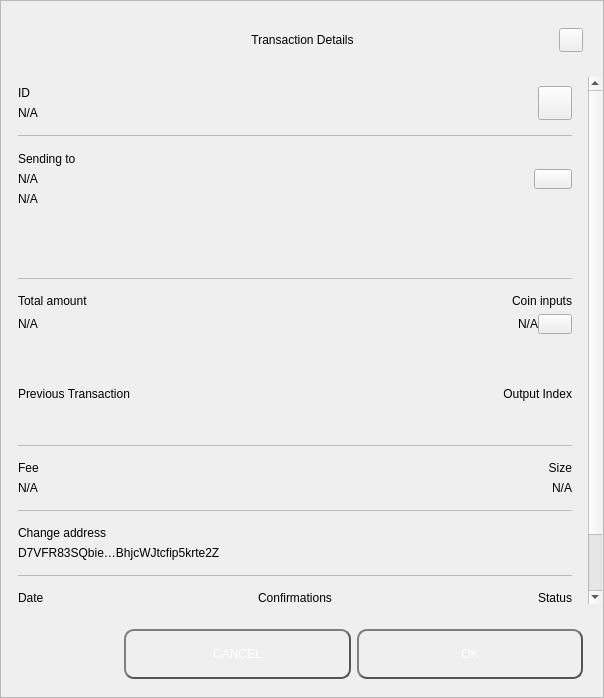
<?xml version="1.0" encoding="UTF-8"?>
<ui version="4.0">
 <class>TxDetailDialog</class>
 <widget class="QWidget" name="TxDetailDialog">
  <property name="geometry">
   <rect>
    <x>0</x>
    <y>0</y>
    <width>604</width>
    <height>698</height>
   </rect>
  </property>
  <property name="sizePolicy">
   <sizepolicy hsizetype="Preferred" vsizetype="Expanding">
    <horstretch>0</horstretch>
    <verstretch>0</verstretch>
   </sizepolicy>
  </property>
  <property name="minimumSize">
   <size>
    <width>574</width>
    <height>500</height>
   </size>
  </property>
  <property name="windowTitle">
   <string>Form</string>
  </property>
  <property name="styleSheet">
   <string notr="true"/>
  </property>
  <layout class="QVBoxLayout" name="verticalLayout_3">
   <property name="spacing">
    <number>0</number>
   </property>
   <property name="leftMargin">
    <number>0</number>
   </property>
   <property name="topMargin">
    <number>0</number>
   </property>
   <property name="rightMargin">
    <number>0</number>
   </property>
   <property name="bottomMargin">
    <number>0</number>
   </property>
   <item>
    <widget class="QFrame" name="frame">
     <property name="sizePolicy">
      <sizepolicy hsizetype="Preferred" vsizetype="Expanding">
       <horstretch>0</horstretch>
       <verstretch>0</verstretch>
      </sizepolicy>
     </property>
     <property name="styleSheet">
      <string notr="true"/>
     </property>
     <property name="frameShape">
      <enum>QFrame::StyledPanel</enum>
     </property>
     <property name="frameShadow">
      <enum>QFrame::Raised</enum>
     </property>
     <layout class="QVBoxLayout" name="verticalLayout">
      <property name="leftMargin">
       <number>0</number>
      </property>
      <property name="rightMargin">
       <number>0</number>
      </property>
      <item>
       <layout class="QHBoxLayout" name="horizontalLayout_3">
        <property name="spacing">
         <number>0</number>
        </property>
        <property name="leftMargin">
         <number>20</number>
        </property>
        <property name="topMargin">
         <number>10</number>
        </property>
        <property name="rightMargin">
         <number>20</number>
        </property>
        <item>
         <spacer name="horizontalSpacer_1">
          <property name="orientation">
           <enum>Qt::Horizontal</enum>
          </property>
          <property name="sizeHint" stdset="0">
           <size>
            <width>40</width>
            <height>20</height>
           </size>
          </property>
         </spacer>
        </item>
        <item>
         <widget class="QLabel" name="labelTitle">
          <property name="minimumSize">
           <size>
            <width>0</width>
            <height>40</height>
           </size>
          </property>
          <property name="maximumSize">
           <size>
            <width>16777215</width>
            <height>40</height>
           </size>
          </property>
          <property name="styleSheet">
           <string notr="true">padding-left:24px;</string>
          </property>
          <property name="text">
           <string>Transaction Details</string>
          </property>
          <property name="alignment">
           <set>Qt::AlignCenter</set>
          </property>
          <property name="margin">
           <number>7</number>
          </property>
         </widget>
        </item>
        <item>
         <spacer name="horizontalSpacer_2">
          <property name="orientation">
           <enum>Qt::Horizontal</enum>
          </property>
          <property name="sizeHint" stdset="0">
           <size>
            <width>40</width>
            <height>20</height>
           </size>
          </property>
         </spacer>
        </item>
        <item>
         <widget class="QPushButton" name="btnEsc">
          <property name="minimumSize">
           <size>
            <width>24</width>
            <height>24</height>
           </size>
          </property>
          <property name="maximumSize">
           <size>
            <width>24</width>
            <height>24</height>
           </size>
          </property>
          <property name="focusPolicy">
           <enum>Qt::NoFocus</enum>
          </property>
          <property name="text">
           <string/>
          </property>
         </widget>
        </item>
       </layout>
      </item>
      <item>
       <spacer name="verticalSpacer">
        <property name="orientation">
         <enum>Qt::Vertical</enum>
        </property>
        <property name="sizeType">
         <enum>QSizePolicy::Fixed</enum>
        </property>
        <property name="sizeHint" stdset="0">
         <size>
          <width>20</width>
          <height>10</height>
         </size>
        </property>
       </spacer>
      </item>
      <item>
       <widget class="QWidget" name="layoutScroll" native="true">
        <property name="minimumSize">
         <size>
          <width>0</width>
          <height>0</height>
         </size>
        </property>
        <layout class="QVBoxLayout" name="verticalLayout_4">
         <property name="leftMargin">
          <number>0</number>
         </property>
         <property name="topMargin">
          <number>0</number>
         </property>
         <property name="rightMargin">
          <number>0</number>
         </property>
         <item>
          <widget class="QScrollArea" name="scrollArea">
           <property name="styleSheet">
            <string notr="true">#scrollArea {
background:transparent;
}</string>
           </property>
           <property name="horizontalScrollBarPolicy">
            <enum>Qt::ScrollBarAlwaysOff</enum>
           </property>
           <property name="sizeAdjustPolicy">
            <enum>QAbstractScrollArea::AdjustIgnored</enum>
           </property>
           <property name="widgetResizable">
            <bool>true</bool>
           </property>
           <property name="alignment">
            <set>Qt::AlignLeading|Qt::AlignLeft|Qt::AlignTop</set>
           </property>
           <widget class="QWidget" name="scrollAreaWidgetContents">
            <property name="geometry">
             <rect>
              <x>0</x>
              <y>0</y>
              <width>583</width>
              <height>715</height>
             </rect>
            </property>
            <property name="autoFillBackground">
             <bool>false</bool>
            </property>
            <property name="styleSheet">
             <string notr="true">#scrollAreaWidgetContents {
background:transparent;
}</string>
            </property>
            <layout class="QVBoxLayout" name="verticalLayout_7">
             <property name="spacing">
              <number>0</number>
             </property>
             <property name="sizeConstraint">
              <enum>QLayout::SetDefaultConstraint</enum>
             </property>
             <property name="leftMargin">
              <number>0</number>
             </property>
             <property name="topMargin">
              <number>0</number>
             </property>
             <property name="rightMargin">
              <number>0</number>
             </property>
             <property name="bottomMargin">
              <number>0</number>
             </property>
             <item>
              <widget class="QWidget" name="content" native="true">
               <layout class="QVBoxLayout" name="verticalLayout_2">
                <property name="leftMargin">
                 <number>16</number>
                </property>
                <property name="topMargin">
                 <number>0</number>
                </property>
                <property name="rightMargin">
                 <number>16</number>
                </property>
                <item>
                 <widget class="QWidget" name="contentID" native="true">
                  <layout class="QHBoxLayout" name="horizontalLayout_12" stretch="0,0">
                   <property name="leftMargin">
                    <number>0</number>
                   </property>
                   <property name="rightMargin">
                    <number>0</number>
                   </property>
                   <item>
                    <layout class="QVBoxLayout" name="contentID_int">
                     <item>
                      <widget class="QLabel" name="labelId">
                       <property name="maximumSize">
                        <size>
                         <width>16777215</width>
                         <height>16777215</height>
                        </size>
                       </property>
                       <property name="text">
                        <string>ID</string>
                       </property>
                      </widget>
                     </item>
                     <item>
                      <widget class="QLabel" name="textId">
                       <property name="text">
                        <string notr="true">N/A</string>
                       </property>
                      </widget>
                     </item>
                    </layout>
                   </item>
                   <item>
                    <widget class="QPushButton" name="pushCopy">
                     <property name="minimumSize">
                      <size>
                       <width>34</width>
                       <height>34</height>
                      </size>
                     </property>
                     <property name="maximumSize">
                      <size>
                       <width>34</width>
                       <height>34</height>
                      </size>
                     </property>
                     <property name="focusPolicy">
                      <enum>Qt::NoFocus</enum>
                     </property>
                     <property name="text">
                      <string/>
                     </property>
                     <property name="iconSize">
                      <size>
                       <width>24</width>
                       <height>24</height>
                      </size>
                     </property>
                    </widget>
                   </item>
                  </layout>
                 </widget>
                </item>
                <item>
                 <widget class="QLabel" name="labelDividerID">
                  <property name="maximumSize">
                   <size>
                    <width>16777215</width>
                    <height>1</height>
                   </size>
                  </property>
                  <property name="styleSheet">
                   <string notr="true">background-color:#bababa;</string>
                  </property>
                  <property name="text">
                   <string/>
                  </property>
                 </widget>
                </item>
                <item>
                 <widget class="QWidget" name="contentOutputsLabel" native="true">
                  <layout class="QHBoxLayout" name="horizontalLayout_11" stretch="0,0">
                   <property name="spacing">
                    <number>6</number>
                   </property>
                   <property name="leftMargin">
                    <number>0</number>
                   </property>
                   <property name="topMargin">
                    <number>9</number>
                   </property>
                   <property name="rightMargin">
                    <number>0</number>
                   </property>
                   <property name="bottomMargin">
                    <number>9</number>
                   </property>
                   <item>
                    <layout class="QVBoxLayout" name="contentOutputsLabel_int">
                     <property name="leftMargin">
                      <number>0</number>
                     </property>
                     <property name="topMargin">
                      <number>1</number>
                     </property>
                     <property name="rightMargin">
                      <number>6</number>
                     </property>
                     <property name="bottomMargin">
                      <number>1</number>
                     </property>
                     <item>
                      <widget class="QLabel" name="labelSend">
                       <property name="maximumSize">
                        <size>
                         <width>16777215</width>
                         <height>16777215</height>
                        </size>
                       </property>
                       <property name="text">
                        <string>Sending to</string>
                       </property>
                      </widget>
                     </item>
                     <item>
                      <widget class="QWidget" name="widget" native="true">
                       <layout class="QVBoxLayout" name="verticalLayout_6">
                        <property name="leftMargin">
                         <number>0</number>
                        </property>
                        <property name="topMargin">
                         <number>0</number>
                        </property>
                        <property name="rightMargin">
                         <number>0</number>
                        </property>
                        <property name="bottomMargin">
                         <number>0</number>
                        </property>
                        <item>
                         <widget class="QLabel" name="textSendLabel">
                          <property name="text">
                           <string notr="true">N/A</string>
                          </property>
                         </widget>
                        </item>
                        <item>
                         <widget class="QLabel" name="textSend">
                          <property name="text">
                           <string notr="true">N/A</string>
                          </property>
                         </widget>
                        </item>
                       </layout>
                      </widget>
                     </item>
                    </layout>
                   </item>
                   <item>
                    <widget class="QPushButton" name="pushOutputs">
                     <property name="minimumSize">
                      <size>
                       <width>34</width>
                       <height>20</height>
                      </size>
                     </property>
                     <property name="maximumSize">
                      <size>
                       <width>38</width>
                       <height>20</height>
                      </size>
                     </property>
                     <property name="focusPolicy">
                      <enum>Qt::NoFocus</enum>
                     </property>
                     <property name="styleSheet">
                      <string notr="true"/>
                     </property>
                     <property name="text">
                      <string/>
                     </property>
                    </widget>
                   </item>
                  </layout>
                 </widget>
                </item>
                <item>
                 <widget class="QScrollArea" name="outputsScrollArea">
                  <property name="minimumSize">
                   <size>
                    <width>0</width>
                    <height>50</height>
                   </size>
                  </property>
                  <property name="styleSheet">
                   <string notr="true">#outputsScrollArea {
background:transparent;
}</string>
                  </property>
                  <property name="widgetResizable">
                   <bool>true</bool>
                  </property>
                  <widget class="QWidget" name="container_outputs_base">
                   <property name="geometry">
                    <rect>
                     <x>0</x>
                     <y>0</y>
                     <width>549</width>
                     <height>48</height>
                    </rect>
                   </property>
                   <property name="styleSheet">
                    <string notr="true">#container_outputs_base {
background:transparent;
}</string>
                   </property>
                  </widget>
                 </widget>
                </item>
                <item>
                 <widget class="QLabel" name="labelDividerOutputs">
                  <property name="maximumSize">
                   <size>
                    <width>16777215</width>
                    <height>1</height>
                   </size>
                  </property>
                  <property name="styleSheet">
                   <string notr="true">background-color:#bababa;</string>
                  </property>
                  <property name="text">
                   <string/>
                  </property>
                 </widget>
                </item>
                <item>
                 <widget class="QWidget" name="gridAmounts" native="true">
                  <layout class="QGridLayout" name="contentAmountInputs">
                   <property name="leftMargin">
                    <number>0</number>
                   </property>
                   <property name="topMargin">
                    <number>9</number>
                   </property>
                   <property name="rightMargin">
                    <number>0</number>
                   </property>
                   <property name="bottomMargin">
                    <number>9</number>
                   </property>
                   <property name="horizontalSpacing">
                    <number>12</number>
                   </property>
                   <item row="1" column="0">
                    <widget class="QLabel" name="textAmount">
                     <property name="text">
                      <string notr="true">N/A</string>
                     </property>
                    </widget>
                   </item>
                   <item row="0" column="0">
                    <widget class="QLabel" name="labelAmount">
                     <property name="maximumSize">
                      <size>
                       <width>16777215</width>
                       <height>16777215</height>
                      </size>
                     </property>
                     <property name="text">
                      <string>Total amount</string>
                     </property>
                    </widget>
                   </item>
                   <item row="0" column="3">
                    <widget class="QLabel" name="labelInputs">
                     <property name="sizePolicy">
                      <sizepolicy hsizetype="Minimum" vsizetype="Preferred">
                       <horstretch>0</horstretch>
                       <verstretch>0</verstretch>
                      </sizepolicy>
                     </property>
                     <property name="maximumSize">
                      <size>
                       <width>16777215</width>
                       <height>16777215</height>
                      </size>
                     </property>
                     <property name="text">
                      <string>Coin inputs</string>
                     </property>
                     <property name="alignment">
                      <set>Qt::AlignRight|Qt::AlignTrailing|Qt::AlignVCenter</set>
                     </property>
                    </widget>
                   </item>
                   <item row="1" column="3">
                    <layout class="QHBoxLayout" name="horizontalLayout">
                     <item>
                      <widget class="QLabel" name="textInputs">
                       <property name="text">
                        <string notr="true">N/A</string>
                       </property>
                       <property name="alignment">
                        <set>Qt::AlignRight|Qt::AlignTrailing|Qt::AlignVCenter</set>
                       </property>
                      </widget>
                     </item>
                     <item>
                      <widget class="QPushButton" name="pushInputs">
                       <property name="maximumSize">
                        <size>
                         <width>34</width>
                         <height>20</height>
                        </size>
                       </property>
                       <property name="focusPolicy">
                        <enum>Qt::NoFocus</enum>
                       </property>
                       <property name="layoutDirection">
                        <enum>Qt::LeftToRight</enum>
                       </property>
                       <property name="styleSheet">
                        <string notr="true"/>
                       </property>
                       <property name="text">
                        <string/>
                       </property>
                      </widget>
                     </item>
                    </layout>
                   </item>
                  </layout>
                 </widget>
                </item>
                <item>
                 <widget class="QFrame" name="gridInputs">
                  <property name="sizePolicy">
                   <sizepolicy hsizetype="Preferred" vsizetype="MinimumExpanding">
                    <horstretch>0</horstretch>
                    <verstretch>0</verstretch>
                   </sizepolicy>
                  </property>
                  <property name="minimumSize">
                   <size>
                    <width>0</width>
                    <height>90</height>
                   </size>
                  </property>
                  <property name="lineWidth">
                   <number>0</number>
                  </property>
                  <layout class="QGridLayout" name="gridLayoutInput" columnstretch="5,0">
                   <property name="sizeConstraint">
                    <enum>QLayout::SetMaximumSize</enum>
                   </property>
                   <property name="leftMargin">
                    <number>0</number>
                   </property>
                   <property name="rightMargin">
                    <number>0</number>
                   </property>
                   <property name="verticalSpacing">
                    <number>0</number>
                   </property>
                   <item row="0" column="1">
                    <widget class="QLabel" name="labelOutputIndex">
                     <property name="layoutDirection">
                      <enum>Qt::LeftToRight</enum>
                     </property>
                     <property name="text">
                      <string>Output Index</string>
                     </property>
                     <property name="textFormat">
                      <enum>Qt::AutoText</enum>
                     </property>
                     <property name="alignment">
                      <set>Qt::AlignRight|Qt::AlignTrailing|Qt::AlignVCenter</set>
                     </property>
                     <property name="margin">
                      <number>0</number>
                     </property>
                    </widget>
                   </item>
                   <item row="0" column="0" alignment="Qt::AlignLeft">
                    <widget class="QLabel" name="labelTitlePrevTx">
                     <property name="text">
                      <string>Previous Transaction</string>
                     </property>
                    </widget>
                   </item>
                  </layout>
                 </widget>
                </item>
                <item>
                 <widget class="QLabel" name="labelDividerPrevtx">
                  <property name="maximumSize">
                   <size>
                    <width>16777215</width>
                    <height>1</height>
                   </size>
                  </property>
                  <property name="styleSheet">
                   <string notr="true">background-color:#bababa;</string>
                  </property>
                  <property name="text">
                   <string/>
                  </property>
                 </widget>
                </item>
                <item>
                 <layout class="QHBoxLayout" name="contentFeeSize">
                  <property name="topMargin">
                   <number>9</number>
                  </property>
                  <property name="bottomMargin">
                   <number>9</number>
                  </property>
                  <item>
                   <layout class="QVBoxLayout" name="contentFee">
                    <property name="topMargin">
                     <number>0</number>
                    </property>
                    <property name="bottomMargin">
                     <number>0</number>
                    </property>
                    <item>
                     <widget class="QLabel" name="labelFee">
                      <property name="maximumSize">
                       <size>
                        <width>16777215</width>
                        <height>16777215</height>
                       </size>
                      </property>
                      <property name="text">
                       <string>Fee</string>
                      </property>
                     </widget>
                    </item>
                    <item>
                     <widget class="QLabel" name="textFee">
                      <property name="text">
                       <string notr="true">N/A</string>
                      </property>
                     </widget>
                    </item>
                   </layout>
                  </item>
                  <item>
                   <widget class="QWidget" name="contentSize" native="true">
                    <layout class="QVBoxLayout" name="contentSize_layout">
                     <property name="topMargin">
                      <number>0</number>
                     </property>
                     <property name="rightMargin">
                      <number>0</number>
                     </property>
                     <property name="bottomMargin">
                      <number>0</number>
                     </property>
                     <item>
                      <widget class="QLabel" name="labelSize">
                       <property name="maximumSize">
                        <size>
                         <width>16777215</width>
                         <height>16777215</height>
                        </size>
                       </property>
                       <property name="text">
                        <string>Size</string>
                       </property>
                       <property name="alignment">
                        <set>Qt::AlignRight|Qt::AlignTrailing|Qt::AlignVCenter</set>
                       </property>
                      </widget>
                     </item>
                     <item>
                      <widget class="QLabel" name="textSize">
                       <property name="text">
                        <string notr="true">N/A</string>
                       </property>
                       <property name="alignment">
                        <set>Qt::AlignRight|Qt::AlignTrailing|Qt::AlignVCenter</set>
                       </property>
                      </widget>
                     </item>
                    </layout>
                   </widget>
                  </item>
                 </layout>
                </item>
                <item>
                 <widget class="QLabel" name="labelDividerFeeSize">
                  <property name="maximumSize">
                   <size>
                    <width>16777215</width>
                    <height>1</height>
                   </size>
                  </property>
                  <property name="styleSheet">
                   <string notr="true">background-color:#bababa;</string>
                  </property>
                  <property name="text">
                   <string/>
                  </property>
                 </widget>
                </item>
                <item>
                 <widget class="QWidget" name="contentChangeAddress" native="true">
                  <layout class="QVBoxLayout" name="contentChangeAddress_layout">
                   <property name="leftMargin">
                    <number>0</number>
                   </property>
                   <property name="topMargin">
                    <number>9</number>
                   </property>
                   <property name="rightMargin">
                    <number>0</number>
                   </property>
                   <property name="bottomMargin">
                    <number>9</number>
                   </property>
                   <item>
                    <widget class="QLabel" name="labelChange">
                     <property name="maximumSize">
                      <size>
                       <width>16777215</width>
                       <height>16777215</height>
                      </size>
                     </property>
                     <property name="text">
                      <string>Change address</string>
                     </property>
                    </widget>
                   </item>
                   <item>
                    <widget class="QLabel" name="textChange">
                     <property name="text">
                      <string>D7VFR83SQbie…BhjcWJtcfip5krte2Z </string>
                     </property>
                    </widget>
                   </item>
                  </layout>
                 </widget>
                </item>
                <item>
                 <widget class="QLabel" name="labelDividerChange">
                  <property name="maximumSize">
                   <size>
                    <width>16777215</width>
                    <height>1</height>
                   </size>
                  </property>
                  <property name="styleSheet">
                   <string notr="true">background-color:#bababa;</string>
                  </property>
                  <property name="text">
                   <string/>
                  </property>
                 </widget>
                </item>
                <item>
                 <widget class="QWidget" name="gridConfDateStatus" native="true">
                  <layout class="QGridLayout" name="contentConfDateStatus">
                   <property name="leftMargin">
                    <number>0</number>
                   </property>
                   <property name="rightMargin">
                    <number>0</number>
                   </property>
                   <item row="1" column="3">
                    <widget class="QLabel" name="textStatus">
                     <property name="text">
                      <string>Spendable</string>
                     </property>
                     <property name="alignment">
                      <set>Qt::AlignRight|Qt::AlignTrailing|Qt::AlignVCenter</set>
                     </property>
                    </widget>
                   </item>
                   <item row="0" column="1">
                    <widget class="QLabel" name="labelConfirmations">
                     <property name="maximumSize">
                      <size>
                       <width>16777215</width>
                       <height>16777215</height>
                      </size>
                     </property>
                     <property name="text">
                      <string>Confirmations</string>
                     </property>
                     <property name="alignment">
                      <set>Qt::AlignCenter</set>
                     </property>
                    </widget>
                   </item>
                   <item row="0" column="3">
                    <widget class="QLabel" name="labelStatus">
                     <property name="maximumSize">
                      <size>
                       <width>16777215</width>
                       <height>16777215</height>
                      </size>
                     </property>
                     <property name="text">
                      <string>Status</string>
                     </property>
                     <property name="alignment">
                      <set>Qt::AlignRight|Qt::AlignTrailing|Qt::AlignVCenter</set>
                     </property>
                    </widget>
                   </item>
                   <item row="1" column="1">
                    <widget class="QLabel" name="textConfirmations">
                     <property name="text">
                      <string notr="true">N/A</string>
                     </property>
                     <property name="alignment">
                      <set>Qt::AlignCenter</set>
                     </property>
                    </widget>
                   </item>
                   <item row="0" column="0">
                    <widget class="QLabel" name="labelDate">
                     <property name="maximumSize">
                      <size>
                       <width>16777215</width>
                       <height>16777215</height>
                      </size>
                     </property>
                     <property name="text">
                      <string>Date</string>
                     </property>
                     <property name="alignment">
                      <set>Qt::AlignLeading|Qt::AlignLeft|Qt::AlignVCenter</set>
                     </property>
                    </widget>
                   </item>
                   <item row="1" column="0">
                    <widget class="QLabel" name="textDate">
                     <property name="text">
                      <string>May 25, 2017</string>
                     </property>
                     <property name="alignment">
                      <set>Qt::AlignLeading|Qt::AlignLeft|Qt::AlignVCenter</set>
                     </property>
                    </widget>
                   </item>
                  </layout>
                 </widget>
                </item>
                <item>
                 <widget class="QLabel" name="labelDividerConfs">
                  <property name="maximumSize">
                   <size>
                    <width>16777215</width>
                    <height>1</height>
                   </size>
                  </property>
                  <property name="styleSheet">
                   <string notr="true">background-color:#bababa;</string>
                  </property>
                  <property name="text">
                   <string/>
                  </property>
                 </widget>
                </item>
                <item>
                 <spacer name="verticalSpacer_2">
                  <property name="orientation">
                   <enum>Qt::Vertical</enum>
                  </property>
                  <property name="sizeType">
                   <enum>QSizePolicy::Expanding</enum>
                  </property>
                  <property name="sizeHint" stdset="0">
                   <size>
                    <width>20</width>
                    <height>10</height>
                   </size>
                  </property>
                 </spacer>
                </item>
                <item>
                 <widget class="QLabel" name="labelWarning">
                  <property name="text">
                   <string>TextLabel</string>
                  </property>
                  <property name="alignment">
                   <set>Qt::AlignCenter</set>
                  </property>
                 </widget>
                </item>
               </layout>
              </widget>
             </item>
            </layout>
           </widget>
          </widget>
         </item>
        </layout>
       </widget>
      </item>
      <item>
       <widget class="QWidget" name="containerButtons" native="true">
        <layout class="QHBoxLayout" name="horizontalLayout1" stretch="1,2,2">
         <property name="leftMargin">
          <number>10</number>
         </property>
         <property name="rightMargin">
          <number>20</number>
         </property>
         <item>
          <spacer name="horizontalSpacer_3">
           <property name="orientation">
            <enum>Qt::Horizontal</enum>
           </property>
           <property name="sizeHint" stdset="0">
            <size>
             <width>40</width>
             <height>20</height>
            </size>
           </property>
          </spacer>
         </item>
         <item>
          <widget class="QPushButton" name="btnCancel">
           <property name="minimumSize">
            <size>
             <width>200</width>
             <height>50</height>
            </size>
           </property>
           <property name="focusPolicy">
            <enum>Qt::NoFocus</enum>
           </property>
           <property name="styleSheet">
            <string notr="true">QPushButton {
color: #fff;
border: 2px solid #555;
border-radius: 10px;
border-style: outset;
background: qradialgradient(
cx: 0.3, cy: -0.4, fx: 0.3, fy: -0.4,
radius: 1.35, stop: 0 #FF5533, stop: 1 #FF5533
);
padding: 5px;
}

QPushButton:hover {
background: qradialgradient(
cx: 0.3, cy: -0.4, fx: 0.3, fy: -0.4,
radius: 1.35, stop: 0 #FF9333, stop: 1 #FF9333
);
}</string>
           </property>
           <property name="text">
            <string>CANCEL</string>
           </property>
          </widget>
         </item>
         <item>
          <widget class="QPushButton" name="btnSave">
           <property name="minimumSize">
            <size>
             <width>200</width>
             <height>50</height>
            </size>
           </property>
           <property name="focusPolicy">
            <enum>Qt::NoFocus</enum>
           </property>
           <property name="styleSheet">
            <string notr="true">QPushButton {
color: #fff;
border: 2px solid #555;
border-radius: 10px;
border-style: outset;
background: qradialgradient(
cx: 0.3, cy: -0.4, fx: 0.3, fy: -0.4,
radius: 1.35, stop: 0 #FF5533, stop: 1 #FF5533
);
padding: 5px;
}

QPushButton:hover {
background: qradialgradient(
cx: 0.3, cy: -0.4, fx: 0.3, fy: -0.4,
radius: 1.35, stop: 0 #FF9333, stop: 1 #FF9333
);
}</string>
           </property>
           <property name="text">
            <string>OK</string>
           </property>
          </widget>
         </item>
        </layout>
       </widget>
      </item>
     </layout>
    </widget>
   </item>
  </layout>
 </widget>
 <resources/>
 <connections/>
</ui>
